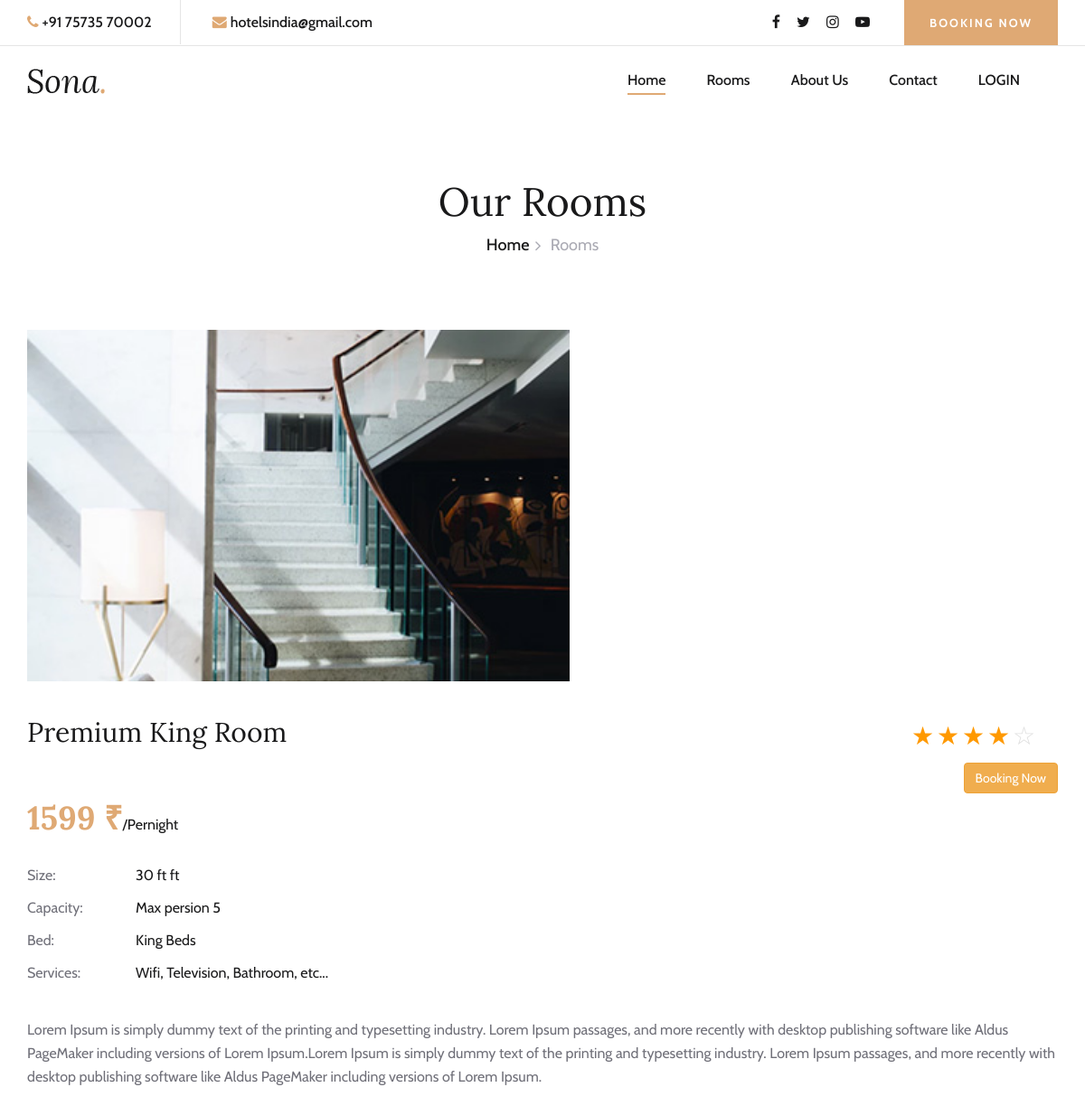
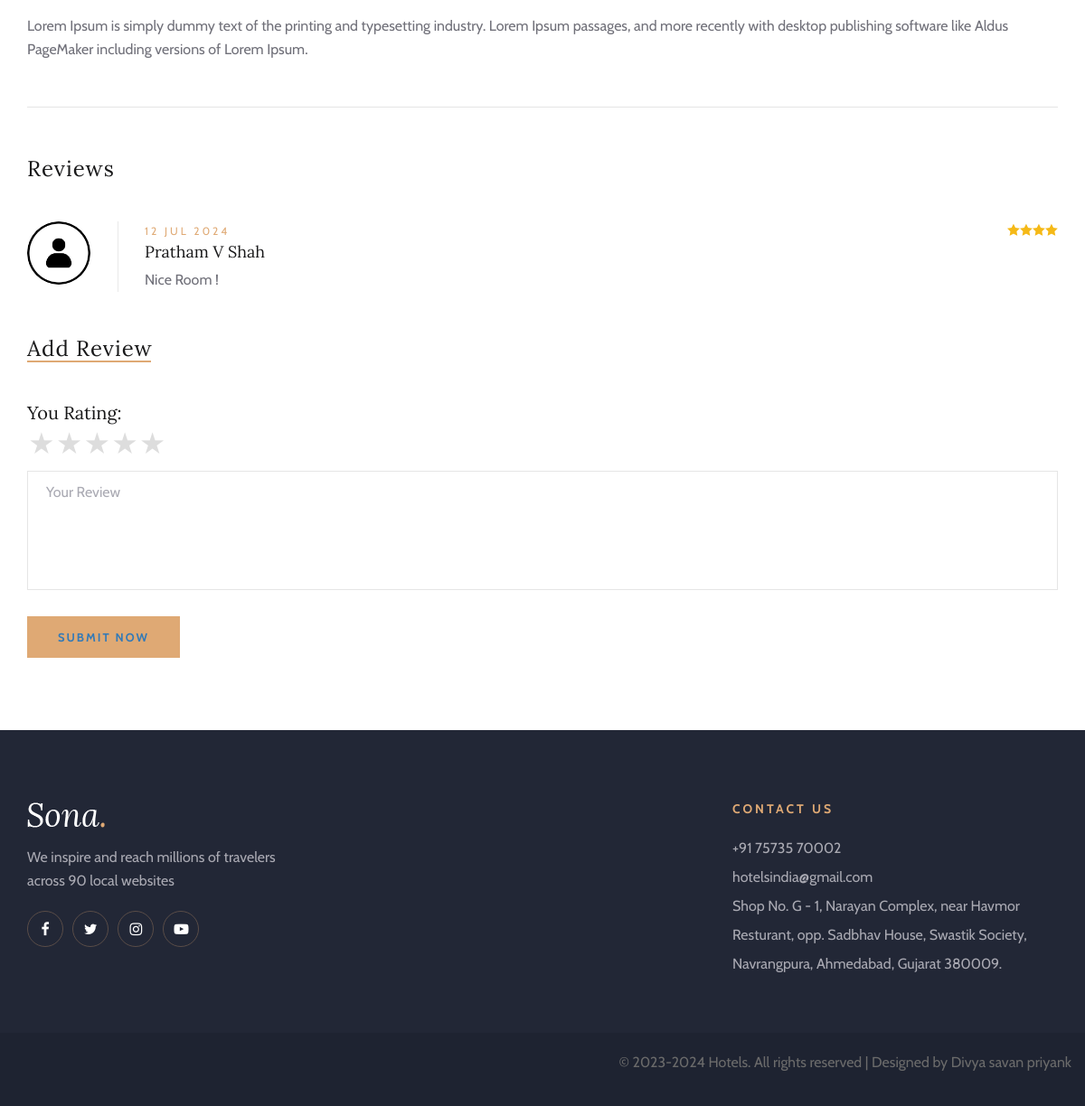
The page /customer_site/room?rooms-details=3 on the database its author committed (2 pictures, top to bottom).
### tables this page shows
CREATE TABLE `rooms` (
  `room_id` int(15) NOT NULL,
  `room_image` varchar(255) NOT NULL,
  `room_category` varchar(50) NOT NULL,
  `room_price` int(25) NOT NULL,
  `room_size` varchar(25) NOT NULL,
  `room_capacity` varchar(25) NOT NULL,
  `room_bed` varchar(25) NOT NULL,
  `room_services` varchar(255) NOT NULL,
  `room_details` text NOT NULL
);

CREATE TABLE `feedback` (
  `feed_id` int(10) NOT NULL,
  `feed_rating` int(5) NOT NULL,
  `feed_review` varchar(255) NOT NULL,
  `cust_id` int(25) NOT NULL,
  `room_id` int(25) NOT NULL,
  `feedback_date` datetime NOT NULL DEFAULT current_timestamp()
);

CREATE TABLE `customer` (
  `cust_id` int(10) NOT NULL,
  `cust_name` varchar(50) NOT NULL,
  `cust_email` varchar(50) NOT NULL,
  `cust_mob` varchar(12) NOT NULL,
  `cust_add` varchar(255) NOT NULL,
  `cust_password` varchar(25) NOT NULL
);

### customer_site/model.php (called while the page is built, shortened)
<?php
class model
{
	public $conn="";
	function __construct()
	{
		$this->conn=new mysqli('localhost','root','','hbs');
	}
	function getById($tbl,$colName,$id)
	{
		$sel="select * from $tbl where $colName=$id";
		$run=$this->conn->query($sel);
		while($fetch=$run->fetch_object())
		{
			$arr[]=$fetch;
		}
		if (!empty ($arr))
		{
			return $arr;
		}
		else
		{
			return $arr=array("Data Not Found");
		}
		return $run;
	}
	function feedback($roomId)
	{
		$ins = "select * from feedback f
		left join customer c on c.cust_id = f.cust_id
		where f.room_id = $roomId";
		$run = $this->conn->query($ins);
		while ($fetch = $run->fetch_object()) {
			$arr[] = $fetch;
		}
		if (!empty($arr)) {
			return $arr;
		} else {
			return $arr = array("Data not found");
		}
	}
	function feedbackRatting($roomId)
	{
		$ins = "SELECT AVG(f.feed_rating) AS average_value
		FROM feedback f where f.room_id = $roomId";
		$run = $this->conn->query($ins);
		while ($fetch = $run->fetch_object()) {
			$arr[] = $fetch;
		}
		if (!empty($arr)) {
			return $arr;
		} else {
			return $arr = array("Data not found");
		}
	}
}
?>

### customer_site/room-details.php (the view, shortened to what this page needs)
<!DOCTYPE html>
<html lang="zxx">
<head>
    <link rel="stylesheet" href="css/bootstrap.min.css" type="text/css">
    <link rel="stylesheet" href="css/font-awesome.min.css" type="text/css">
    <link rel="stylesheet" href="css/elegant-icons.css" type="text/css">
    <link rel="stylesheet" href="css/flaticon.css" type="text/css">
    <link rel="stylesheet" href="css/owl.carousel.min.css" type="text/css">
    <link rel="stylesheet" href="css/nice-select.css" type="text/css">
    <link rel="stylesheet" href="css/jquery-ui.min.css" type="text/css">
    <link rel="stylesheet" href="css/magnific-popup.css" type="text/css">
    <link rel="stylesheet" href="css/slicknav.min.css" type="text/css">
    <link rel="stylesheet" href="css/style.css" type="text/css">
</head>
<body>
    <?php
    include_once('Header.php');
    ?>
    <div class="breadcrumb-section">
        <div class="container">
            <div class="row">
                <div class="col-lg-12">
                    <div class="breadcrumb-text">
                        <h2>Our Rooms</h2>
                        <div class="bt-option">
                            <a href="index">Home</a>
                            <span>Rooms</span>
                        </div>
                    </div>
                </div>
            </div>
        </div>
    </div>
    <section class="room-details-section spad">
        <div class="container">
            <div class="row">
                <div class="col-lg-12">
                    <?php foreach ($roomDetail as $data) { ?>
                        <div class="room-details-item">
                            <img src="<?php echo "../admin/room_image/$data->room_image"; ?>" alt="">
                            <div class="rd-text">
                                <div class="rd-title">
                                    <h3>
                                        <?php echo $data->room_category ?>
                                    </h3>
                                    <div class="rdt-right">
                                        <?php
                                        function generateStarRating($rating)
                                        {
                                            $fullStars = floor($rating);
                                            $halfStar = ($rating - $fullStars) == 0.5 ? 1 : 0;
                                            $emptyStars = 5 - $fullStars - $halfStar;
                                            echo '<div class="rating">';
                                            for ($i = 0; $i < $fullStars; $i++) {
                                                echo '<span class="full">&#9733;</span>';
                                            }
                                            for ($i = 0; $i < $emptyStars; $i++) {
                                                echo '<span class="empty">&#9734;</span>';
                                            }
                                            echo '</div>';
                                        }
                                        foreach ($feedBackReting as $rating) {
                                            generateStarRating($rating->average_value);
                                        }
                                        ?>
                                        <?php
                                        if (isset($_SESSION['email'])) {
                                            ?>
                                            <form action="booking" method="get">
                                                <input type="hidden" name="roomId" value="<?php echo $_GET['rooms-details'] ?>">
                                                <input class="btn btn-warning" type="submit" value="Booking Now">
                                            </form>
                                            <?php
                                        } else {
                                            ?>
                                            <form action="login" method="get">
                                                <input class="btn btn-warning" type="submit" value="Booking Now">
                                            </form>
                                            <?php
                                        }
                                        ?>
                                    </div>
                                </div>
                                <h2>
                                    <?php echo $data->room_price ?> ₹<span>/Pernight</span>
                                </h2>
                                <table>
                                    <tbody>
                                        <tr>
                                            <td class="r-o">Size:</td>
                                            <td>
                                                <?php echo $data->room_size ?> ft
                                            </td>
                                        </tr>
                                        <tr>
                                            <td class="r-o">Capacity:</td>
                                            <td>
                                                <?php echo $data->room_capacity ?>
                                            </td>
                                        </tr>
                                        <tr>
                                            <td class="r-o">Bed:</td>
                                            <td>
                                                <?php echo $data->room_bed ?>
                                            </td>
                                        </tr>
                                        <tr>
                                            <td class="r-o">Services:</td>
                                            <td>
                                                <?php echo $data->room_services ?>
                                            </td>
                                        </tr>
                                    </tbody>
                                </table>
                                <p class="f-para">
                                    <?php echo $data->room_details ?>
                                </p>
                            </div>
                        </div>
                        <?php
                    }
                    ?>
                    <div class="rd-reviews">
                        <h4>Reviews</h4>
                        <?php
                        if($feedBackList[0] !== "Data not found") {
                        foreach ($feedBackList as $value) {
                                ?>
                                <div class="review-item">
                                    <div class="ri-pic">
                                        <img src="./images/profile2.png" alt="">
                                    </div>
                                    <div class="ri-text">
                                        <span>
                                            <?php $date = new DateTime($value->feedback_date);
                                            echo $date->format('j M Y'); ?>
                                        </span>
                                        <div class="rating">
                                            <?php for ($i = 0; $i < $value->feed_rating; $i++) {
                                                echo '<i class="icon_star"></i>';
                                            } ?>
                                        </div>
                                        <h5>
                                            <?php echo $value->cust_name ?>
                                        </h5>
                                        <p>
                                            <?php echo $value->feed_review ?>
                                        </p>
                                    </div>
                                </div>
                            <?php
                            }
                        } ?>
                    </div>
                    <div class="review-add">
                        <h4><span class="underLinr">Add Review</span></h4>
                        <form action="#" class="ra-form" method="post">
                            <div class="row">
                                <div class="col-lg-12">
                                    <div class="row">
                                        <div class="col-md-6 d-flex">
                                            <div>
                                                <h5>You Rating:</h5>
                                            </div>
                                            <div class="rating">
                                                <input type="radio" id="star5" name="rating" value="5"><label
                                                    for="star5"></label>
                                                <input type="radio" id="star4" name="rating" value="4"><label
                                                    for="star4"></label>
                                                <input type="radio" id="star3" name="rating" value="3"><label
                                                    for="star3"></label>
                                                <input type="radio" id="star2" name="rating" value="2"><label
                                                    for="star2"></label>
                                                <input type="radio" id="star1" name="rating" value="1"><label
                                                    for="star1"></label>
                                            </div>
                                        </div>
                                    </div>
                                    <textarea placeholder="Your Review" name="review"></textarea>
                                    <?php if(isset($_SESSION['cust_id'])){
                                        echo '<button type="submit" name="feedBack">Submit Now</button>';
                                    } else {
                                        echo '<button  name="feedBack"><a href="login">Submit Now</a></button>';
                                    } ?>
                                </div>
                            </div>
                        </form>
                    </div>
                </div>
            </div>
        </div>
    </section>
    <?php
    include_once('footer.php');
    ?>
</body>
</html>

### rows shown on the page
rooms: room_image (picture), room_category "Premium King Room", room_price "1599", room_size "30 ft", room_capacity "Max persion 5", room_bed "King Beds", room_services "Wifi, Television, Bathroom, etc...", room_details "Lorem Ipsum is simply dummy text of the printing and typesetting industry. Lorem Ipsum passages, and more recently with desktop publishing software like Aldus PageMaker including versions of Lorem Ipsum.Lorem Ipsum is simply dummy text of the printing and typesetting industry. Lorem Ipsum passages, and more recently with desktop publishing software like Aldus PageMaker including versions of Lorem Ipsum. Lorem Ipsum is simply dummy text of the printing and typesetting industry. Lorem Ipsum passages, and more recently with desktop publishing software like Aldus PageMaker including versions of Lorem Ipsum."
feedback: feedback_date "12 JUL 2024", feed_rating 4 (drawn), cust.cust_name "Pratham V Shah", feed_review "Nice Room !"
